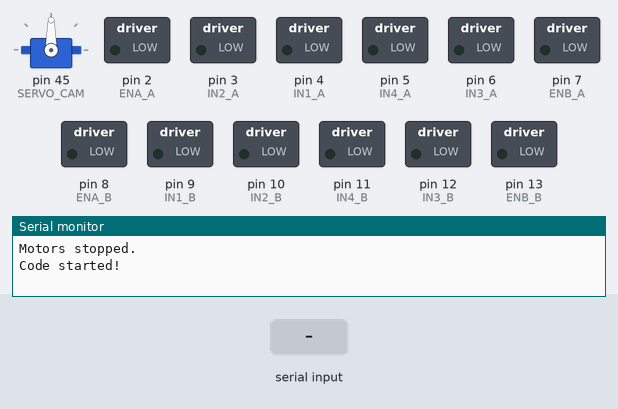
Bench run of a sketch on a simulated Arduino Mega 2560, built with avr-gcc and run on an emulated ATmega2560. Parts: servo, switched loads named in the sketch (green lamp = pin HIGH), the last lines printed to the serial monitor. The inputs (shaded band) are chosen by the test bench.

Above: at 1.2 s.
1.3 s: "servo\n" received over Serial
At 1.7 s:
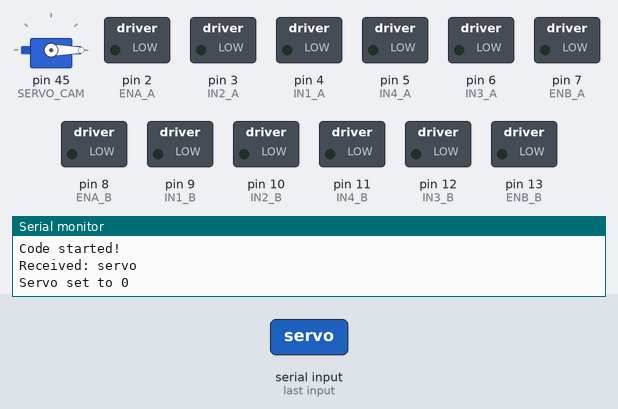
2.8 s: "move_Fwd\n" received over Serial
4.3 s: "move_Bwd\n" received over Serial
Timing chart, 0 to 7.3 s (numbered marks = the images above; inputs shaded):
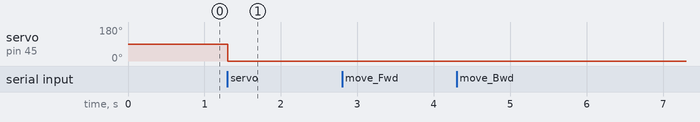

The sketch:

AlCode21_05_2025.ino
```cpp
#include <Servo.h>

// === PIN DEFINITIONS ===
#define ENA_A 2
#define IN1_A 4 // m1 frente
#define IN2_A 3 // m1 trás
#define IN3_A 6 // m2 frente
#define IN4_A 5 // m2 trás
#define ENB_A 7

#define ENA_B 8
#define IN1_B 9  // m3 frente
#define IN2_B 10 // m3 trás
#define IN4_B 11 // m4 trás
#define IN3_B 12 // m4 frente
#define ENB_B 13

#define SERVO_CAM 45

// === CONFIG ===
bool devMode = true; // Mostrar mensagens de debug

// === AJUSTES DE POTÊNCIA DOS MOTORES ===
int motorAdjustments[4] = {-55, -65, -80, 0}; // M1, M2, M3, M4

Servo servo;

// === PROTÓTIPO ===
void driveMotor(int motor, bool forward, int baseSpeed, bool accelerate = false, bool decelerate = false);
String getToken(String data, int index);
void processCommand(String cmd);
void stopAll();
void moveFwd(int speed, int time);
void moveBwd(int speed, int time);
void turnLeft(int speed, int time);
void turnRight(int speed, int time);
void move_right(int speed, int time);
void move_left(int speed, int time);

// === SETUP ===
void setup() {
  Serial.begin(9600);
  servo.attach(SERVO_CAM);
  servo.write(90);

  int pins[] = {IN1_A, IN2_A, ENA_A, IN3_A, IN4_A, ENB_A, IN1_B, IN2_B, ENA_B, IN3_B, IN4_B, ENB_B};
  for (int i = 0; i < 12; i++) pinMode(pins[i], OUTPUT);

  stopAll();
  if (devMode) Serial.println("Code started!");
}

// === MAIN LOOP ===
void loop() {
  if (Serial.available()) {
    String command = Serial.readStringUntil('\n');
    command.trim();
    if (command.length() > 0) {
      if (devMode) {
        Serial.print("Received: ");
        Serial.println(command);
      }
      processCommand(command);
    }
  }
}

// === COMANDO SERIAL ===
void processCommand(String cmd) {
  String name = getToken(cmd, 0);
  int val1 = getToken(cmd, 1).toInt();
  int val2 = getToken(cmd, 2).toInt();

  if (name == "move_Fwd") moveFwd(val1, val2);
  else if (name == "move_Bwd") moveBwd(val1, val2);
  else if (name == "turn_Left") turnLeft(val1, val2);
  else if (name == "turn_Right") turnRight(val1, val2);
  else if (name == "move_Right") move_right(val1, val2);
  else if (name == "move_Left") move_left(val1, val2);
  else if (name == "stop") stopAll();
  else if (name == "servo") {
    servo.write(constrain(val1, 0, 180));
    if (devMode) {
      Serial.print("Servo set to ");
      Serial.println(val1);
    }
  }
  else if (name == "set_adjust_all") {
    int adj0 = getToken(cmd, 1).toInt();
    int adj1 = getToken(cmd, 2).toInt();
    int adj2 = getToken(cmd, 3).toInt();
    int adj3 = getToken(cmd, 4).toInt();

    motorAdjustments[0] = adj0;
    motorAdjustments[1] = adj1;
    motorAdjustments[2] = adj2;
    motorAdjustments[3] = adj3;

    if (devMode) {
      Serial.println("Motor adjustments updated:");
      for (int i = 0; i < 4; i++) {
        Serial.print("Motor ");
        Serial.print(i);
        Serial.print(": ");
        Serial.println(motorAdjustments[i]);
      }
    }
  }
  else if (devMode) {
    Serial.println("Invalid command!");
  }
}

String getToken(String data, int index) {
  int start = 0, end = -1;
  for (int i = 0; i <= index; i++) {
    start = end + 1;
    end = data.indexOf(' ', start);
    if (end == -1) end = data.length();
  }
  return data.substring(start, end);
}

// === MOTOR DRIVER FUNCTIONS ===
void driveMotor(int motor, bool forward, int baseSpeed, bool accelerate, bool decelerate) {
  int targetSpeed = abs(baseSpeed);
  int adjustedSpeed = constrain(targetSpeed + motorAdjustments[motor], 0, 255);
  const int stepDelay = 10;

  if (accelerate) {
    for (int pwm = 0; pwm <= adjustedSpeed; pwm += 5) {
      applyPWM(motor, forward, constrain(pwm, 0, 255));
      delay(stepDelay);
    }
  }

  if (!accelerate && !decelerate) {
    applyPWM(motor, forward, adjustedSpeed);
  }

  if (decelerate) {
    for (int pwm = adjustedSpeed; pwm >= 0; pwm -= 5) {
      applyPWM(motor, forward, constrain(pwm, 0, 255));
      delay(stepDelay);
    }
    applyPWM(motor, forward, 0);
  }
}

void driveMotorRaw(int motor, bool forward, int pwm) {
  pwm = constrain(pwm, 0, 255);
  forward = !forward; // <<< INVERTE A LÓGICA GLOBAL

  switch (motor) {
    case 0:
      digitalWrite(IN1_A, !forward);
      digitalWrite(IN2_A, forward);
      analogWrite(ENA_A, pwm);
      break;
    case 1:
      digitalWrite(IN3_A, forward);
      digitalWrite(IN4_A, !forward);
      analogWrite(ENB_A, pwm);
      break;
    case 2:
      digitalWrite(IN1_B, !forward);
      digitalWrite(IN2_B, forward);
      analogWrite(ENA_B, pwm);
      break;
    case 3:
      digitalWrite(IN3_B, !forward);
      digitalWrite(IN4_B, forward);
      analogWrite(ENB_B, pwm);
      break;
  }
}

void applyPWM(int motor, bool forward, int pwm) {
  driveMotorRaw(motor, forward, pwm);
}

void stopAll() {
  digitalWrite(IN1_A, LOW); digitalWrite(IN2_A, LOW);
  digitalWrite(IN3_A, LOW); digitalWrite(IN4_A, LOW);
  digitalWrite(IN1_B, LOW); digitalWrite(IN2_B, LOW);
  digitalWrite(IN3_B, LOW); digitalWrite(IN4_B, LOW);

  analogWrite(ENA_A, 0);
  analogWrite(ENB_A, 0);
  analogWrite(ENA_B, 0);
  analogWrite(ENB_B, 0);

  if (devMode) Serial.println("Motors stopped.");
}

// === MOVIMENTOS PADRÕES ===
void moveFwd(int speed, int time) {
  for (int i = 0; i < 4; i++) driveMotor(i, true, speed);
  if (devMode) Serial.println("Moving forward...");
  delay(time * 1000);
  stopAll();
}

void moveBwd(int speed, int time) {
  for (int i = 0; i < 4; i++) driveMotor(i, false, speed);
  if (devMode) Serial.println("Moving backward...");
  delay(time * 1000);
  stopAll();
}

void turnLeft(int speed, int time) {
  driveMotorRaw(0, true, speed);
  driveMotorRaw(1, true, speed);
  driveMotorRaw(2, false, speed);
  driveMotorRaw(3, false, speed);
  if (devMode) Serial.println("Turning left...");
  delay(time * 1000);
  stopAll();
}

void turnRight(int speed, int time) {
  driveMotorRaw(0, false, speed);
  driveMotorRaw(1, false, speed);
  driveMotorRaw(2, true, speed);
  driveMotorRaw(3, true, speed);
  if (devMode) Serial.println("Turning right...");
  delay(time * 1000);
  stopAll();
}

void move_right(int speed, int time) {
  driveMotorRaw(0, true, speed);
  driveMotorRaw(1, false, speed);
  driveMotorRaw(2, false, speed);
  driveMotorRaw(3, true, speed);
  if (devMode) Serial.println("Moving right...");
  delay(time * 1000);
  stopAll();
}

void move_left(int speed, int time) {
  driveMotorRaw(0, false, speed);
  driveMotorRaw(1, true, speed);
  driveMotorRaw(2, true, speed);
  driveMotorRaw(3, false, speed);
  if (devMode) Serial.println("Moving left...");
  delay(time * 1000);
  stopAll();
}
```

Measured:
- after the input at 1.3 s, servo on pin 45 (SERVO_CAM): 90° → 0° at once
